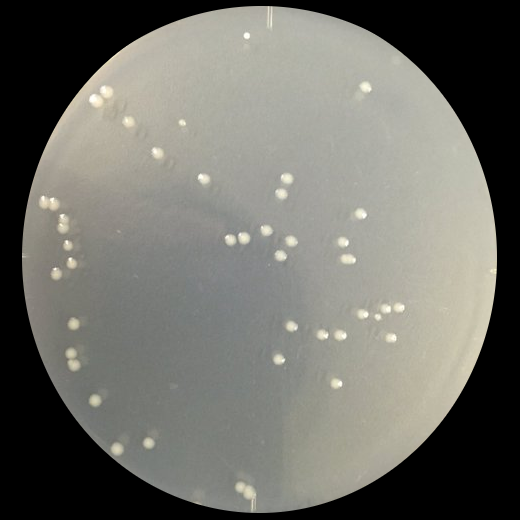
#> input picture Biology/U-Net/img/E.coil.png, 520 x 520 px
$ python Count-by-K-means.py
#> lines starting #> are read from the running program, lines starting #| are printed output that depends on the picture; after the words box and inside, x2 and y2 are one past the last pixel; in counts of white or black regions, pixels touching at a corner belong together
# -*- coding: utf-8 -*-
# -*- K-means -*-
import cv2
import copy
import numpy as np
from sklearn.cluster import KMeans
import os
import argparse

if __name__ == "__main__":
    tp = lambda x:list(map(int, x.split('.')))
    parser = argparse.ArgumentParser()
    parser.add_argument('--input_path',  type=str, default='img/E.coil.png', help='specify the path to the input image.')
    parser.add_argument('--output_path', type=str, default='img/{}-means-{}-E.coil.png', help='specify the path to the output image.')
    parser.add_argument('--K',           type=int, default=15, help="It is the 'K' used in 'K-means.'")
    parser.add_argument('--RGB',         type=tp,  default="222.219.203", help="Input E_coil's color. You can know that by 'Digital Color Meter.' (ex: 222.219.203)")
    args = parser.parse_args()

    img  = cv2.imread(args.input_path)
#> img is the input picture: shape (520, 520, 3); mean B, G, R 104.7, 111.4, 112
    img_shape = img.shape
#> img_shape = (520, 520, 3)

    x = img.reshape(-1, 3).astype(float)
    model = KMeans(n_clusters = args.K)
    model.fit(x)

    cls = model.predict(x)
    mu_colors = np.array([]).reshape(-1,3)
    for k in range(args.K):
        mu_colors = np.vstack([mu_colors, np.average(x[cls == k], axis = 0)])
#> this loop made 15 passes
#> mu_colors on passes 1 to 2: [[123.4, 127.6, 125.8]], [[123.4, 127.6, 125.8], [0.019, 0.0204, 0.0208]]
#> after the loop, mu_colors = 15 rows, first 8: [123.4, 127.6, 125.8], [0.019, 0.0204, 0.0208], [162.9, 174.1, 175.3], [172.8, 188.9, 192.3], [212.2, 231.7, 235.5], [114.7, 119.6, 118], [131.3, 135.4, 134.5], [150.7, 160.4, 161.9]

    R,G,B = args.RGB
    BGR = [B,G,R]
    k_e = np.argmin(np.sum(abs((mu_colors - BGR) * 2), axis=1))
#> k_e = 4
    for k in range(args.K):
        if k == k_e:
            x[cls == k] = [255,255,255]
        else:
            x[cls == k] = [0,0,0]

    binary_img = x.astype(int).reshape(img_shape)
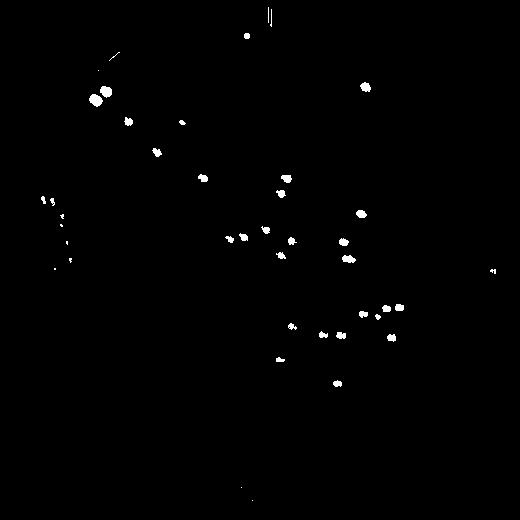
#> binary_img: shape (520, 520, 3) int64; 0.63% white; 42 white regions (10 under 20 px), largest, box (x1, y1, x2, y2) and area: (89, 94, 103, 107) 123, (100, 86, 112, 98) 106, (342, 255, 356, 263) 81
    cv2.imwrite("img/{}-means-tmp-E.coil.png".format(args.K), binary_img)

    img = cv2.imread("img/{}-means-tmp-E.coil.png".format(args.K))
    gray = cv2.cvtColor(img, cv2.COLOR_BGR2GRAY)
    nLabels, labelImage = cv2.connectedComponents(gray)
#> labelImage: shape (520, 520) int32; 43 distinct labels, from 0 to 42
#> nLabels = 43

    print("Number of E.coils: {}".format(nLabels))
#| Number of E.coils: 43

    colors = []
    for i in range(nLabels):
        colors.append(np.random.randint(0, 255,3))

    height, width, channels = img.shape
#> height = 520; width = 520; channels = 3
    dst = copy.copy(img)
    for y in range(height):
        for x in range(width):
            if labelImage[y, x] > 0:
                dst[y, x] = colors[labelImage[y, x]]
            else:
                dst[y, x] = [0, 0, 0]
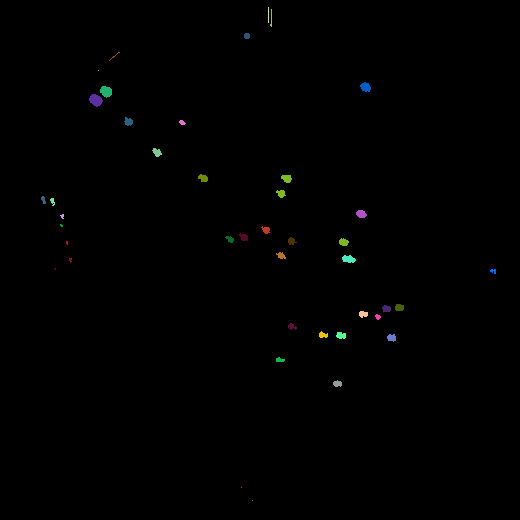
#> dst: shape (520, 520, 3); mean B, G, R 0.7, 0.8, 0.7

    cv2.imwrite(args.output_path.format(args.K, nLabels), dst)
    print("image was saved at '{}'".format(os.path.join(os.getcwd(), args.output_path.format(args.K, nLabels))))
#| image was saved at 'Biology/U-Net/img/15-means-43-E.coil.png'
